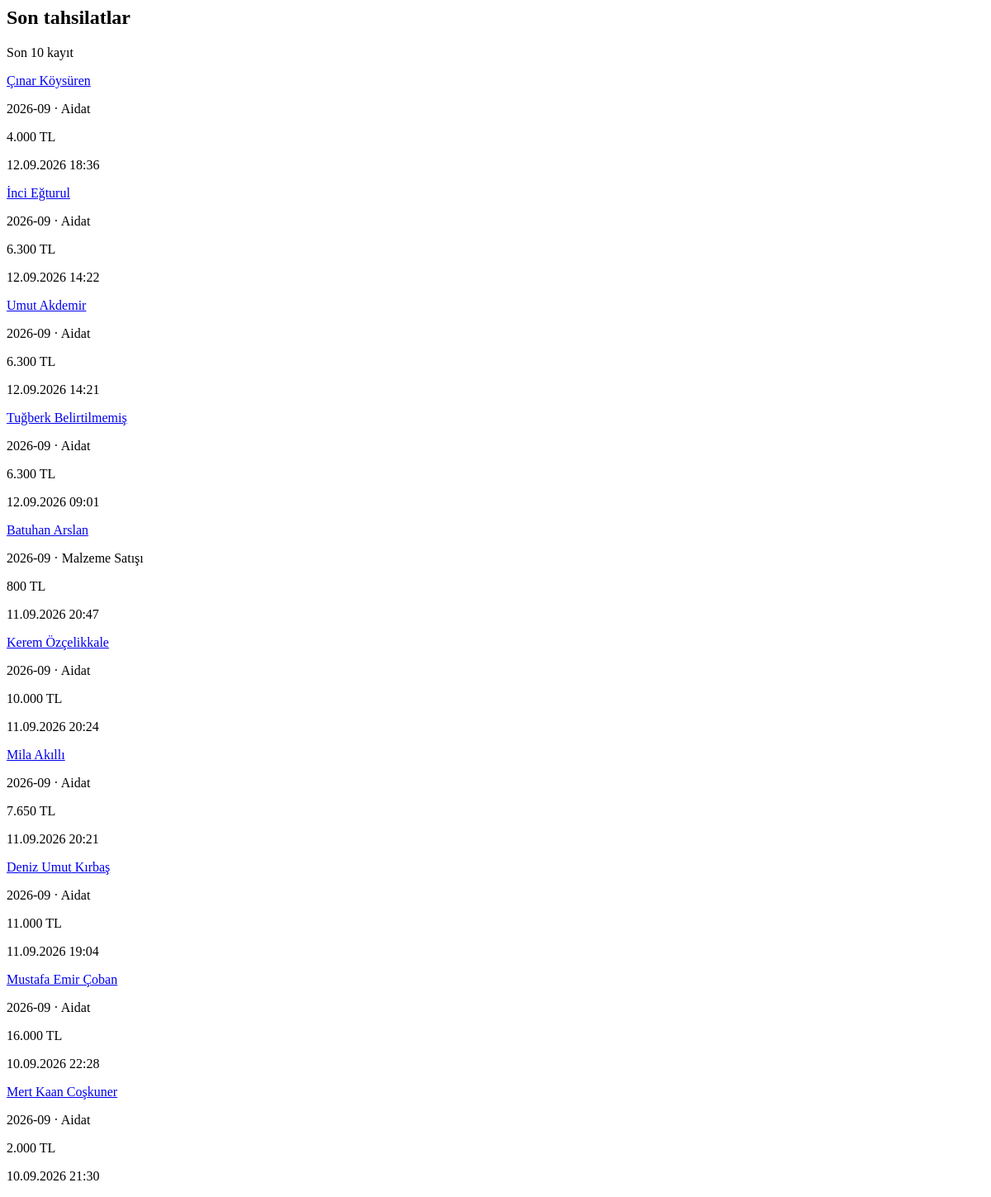
The app's page /api/dashboard/recent-payments/ (signed in), older data.
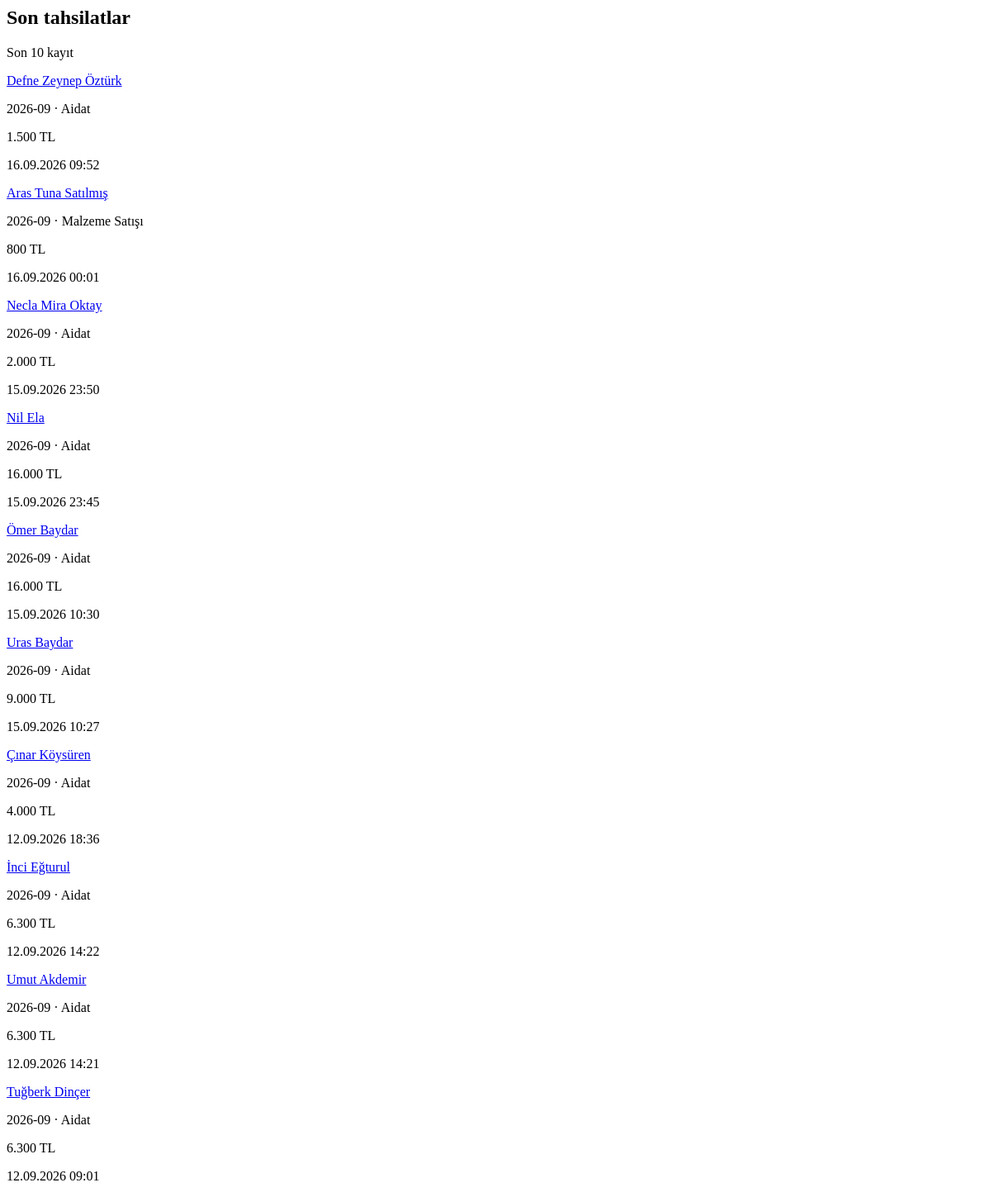
The same page, newer data.
### finance/models.py (models this page shows, shortened)
class PaymentRecord(models.Model):
    PAYMENT_TYPE_CHOICES = [
        ('fee', 'Aidat'),
        ('donation', 'Bağış'),
        ('membership', 'Üyelik'),
        ('bank_transfer', 'Banka / Havale Geliri'),
        ('equipment_sale', 'Malzeme Satışı'),
        ('sponsorship', 'Sponsorluk'),
        ('camping_fee', 'Kamp Ücreti'),
        ('other', 'Diğer'),
    ]
    PAYMENT_METHOD_CHOICES = [
        ('bank', 'Banka Transferi / EFT / Havale'),
        ('cash', 'Nakit'),
        ('credit_card', 'Kredi Kartı'),
        ('other', 'Diğer'),
    ]
    STATUS_CHOICES = [
        ('pending', 'Bekliyor'),
        ('paid', 'Ödendi'),
        ('cancelled', 'İptal Edildi'),
    ]
    athlete = models.ForeignKey(
        Athlete,
        on_delete=models.CASCADE,
        related_name='payments',
        verbose_name="Sporcu",
        null=True,  # Sporcuya bağlı olmayan genel kulüp bağışları/gelirleri için null yapılabilir
        blank=True
    )
    payment_type = models.CharField(
        max_length=30,
        choices=PAYMENT_TYPE_CHOICES,
        default='fee',
        verbose_name="Ödeme Türü"
    )
    payment_method = models.CharField(
        max_length=20,
        choices=PAYMENT_METHOD_CHOICES,
        default='bank',
        verbose_name="Ödeme Yöntemi"
    )
    period = models.CharField(
        max_length=7,
        db_index=True,
        help_text="Format: YYYY-MM (Örn: 2026-08)",
        verbose_name="Gelir Dönemi"
    )
    amount = models.IntegerField(
        verbose_name="Tutar (TL)"
    )
    status = models.CharField(
        max_length=20,
        choices=STATUS_CHOICES,
        default='pending',
        verbose_name="Ödeme Durumu"
    )
    due_date = models.DateField(
        verbose_name="Son Ödeme Tarihi"
    )
    paid_at = models.DateTimeField(
        null=True,
        blank=True,
        verbose_name="Ödenme Zamanı"
    )
    collected_by = models.ForeignKey(
        settings.AUTH_USER_MODEL,
        on_delete=models.SET_NULL,
        null=True,
        blank=True,
        related_name='collected_payments',
        verbose_name="Tahsil Eden"
    )
    notes = models.TextField(
        blank=True,
        null=True,
        verbose_name="Not / Dekont No / Açıklama"
    )
    created_at = models.DateTimeField(auto_now_add=True)
    class Meta:
        verbose_name = "Gelir Kaydı"
        verbose_name_plural = "Gelir Kayıtları"
        ordering = ['-period', 'created_at']

### athletes/models.py (models this page shows, shortened)
class Athlete(models.Model):
    GENDER_CHOICES = (
        ('M', 'Erkek'),
        ('F', 'Kadın'),
    )
    parent = models.CharField(max_length=150, verbose_name="Veli")
    parent_phone = models.CharField(max_length=20, blank=True, default='', verbose_name="Veli Telefonu")
    parent_email = models.EmailField(blank=True, default='', verbose_name="Veli E-postası")
    first_name = models.CharField(max_length=50, verbose_name="Ad")
    last_name = models.CharField(max_length=50, verbose_name="Soyad")
    phone_number = models.CharField(max_length=20, blank=True, default='', verbose_name="Sporcu Telefonu")
    tc_identity = models.CharField(max_length=11, unique=True, blank=True, null=True, verbose_name="T.C. Kimlik No")
    birth_date = models.DateField(verbose_name="Doğum Tarihi")
    gender = models.CharField(max_length=1, choices=GENDER_CHOICES, verbose_name="Cinsiyet")
    school = models.CharField(max_length=100, blank=True, null=True, verbose_name="Okul")
    license_number = models.CharField(max_length=50, blank=True, null=True, verbose_name="Lisans No")
    joined_date = models.DateField(verbose_name="Kulübe Katılım Tarihi")
    photo = models.ImageField(upload_to='athlete_photos/', blank=True, null=True, verbose_name="Fotoğraf")
    is_active = models.BooleanField(default=False, verbose_name="Aktif Sporcu mu?")
    created_at = models.DateTimeField(auto_now_add=True)
    team = models.ForeignKey(
        Team,
        on_delete=models.SET_NULL,
        null=True,
        blank=True,
        related_name='athletes',
        verbose_name="Bağlı Olduğu Takım"
    )
    custom_fee = models.IntegerField(
        null=True,
        blank=True,
        verbose_name="Özel Aidat Tutar (TL)",
        help_text="Boş bırakılırsa takımın varsayılan aidatı uygulanır. Burslu için 0 girebilirsiniz."
    )
    private_lesson_fee = models.IntegerField(
        null=True,
        blank=True,
        verbose_name="Özel ders ücreti",
        help_text="Boş bırakılırsa özel ders ücreti uygulanmaz."
    )
    regular_payment_day = models.PositiveBigIntegerField(
        null=True,
        blank=True,
        verbose_name="Düzenli Ödeme Günü"
    )
    last_sms_time = models.DateTimeField(
        null=True,
        blank=True,
        verbose_name="Son SMS Gönderim Zamanı"
    )
    class Meta:
        verbose_name = "Sporcu"
        verbose_name_plural = "Sporcular"
        ordering = ['first_name', 'last_name']
    def get_full_name(self):
        return f"{self.first_name} {self.last_name}"

### athletes/views_dashboard.py (the view)
# urls.py: path('dashboard/recent-payments/', dashboard_recent_payments_htmx, name='dashboard-recent-payments'),
@login_required
@role_required(allowed_roles=['admin', 'club_admin', 'coach'])
def dashboard_recent_payments_htmx(request):
    recent_payments = PaymentRecord.objects.filter(
        athlete__isnull=False,
        status='paid',
    ).select_related('athlete').order_by('-created_at', '-paid_at')[:10]
    return render(request, 'dashboard/_recent_payments.html', {
        'recent_payments': recent_payments,
    })

### users/models.py (called while the page is built)
    @property
    def is_coach(self):
        return self.role == self.Role.COACH

### templates/dashboard/_recent_payments.html
<section
    id="dashboard-payment-list"
    hx-get="{% url 'dashboard-recent-payments' %}"
    hx-trigger="refreshDashboardPayments from:body"
    hx-swap="outerHTML"
    class="overflow-hidden rounded-2xl border border-base-300 bg-base-100 shadow-sm">
    <div class="flex items-center justify-between px-4 py-3">
        <h2 class="text-sm font-black text-base-content">Son tahsilatlar</h2>
        <span class="text-[10px] text-base-content/40">Son 10 kayıt</span>
    </div>
    <div id="dashboard-payment-items" class="divide-y divide-base-200">
        {% for payment in recent_payments %}
            {% include 'dashboard/_recent_payment_row.html' %}
        {% endfor %}
    </div>
</section>

### templates/dashboard/_recent_payment_row.html
<div class="flex items-center justify-between gap-3 border-t border-base-200 px-4 py-2.5">
    <div class="min-w-0">
        <p class="truncate text-xs font-bold text-base-content/75">
            <a
                href="{% url 'athlete-manage-detail' payment.athlete.pk %}"
                class="hover:text-primary hover:underline focus:text-primary focus:outline-none"
            >
                {{ payment.athlete.get_full_name }}
            </a>
        </p>
        <p class="text-[10px] text-base-content/45">
            {{ payment.period }} · {{ payment.get_payment_type_display }}
        </p>
    </div>
    <div class="shrink-0 text-right">
        <p class="text-xs font-black text-success">{{ payment.amount|floatformat:0 }} TL</p>
        <p class="text-[10px] text-base-content/40">{{ payment.paid_at|date:'d.m.Y H:i' }}</p>
    </div>
</div>

Row changes from the older to the newer data that the page shows:
no longer on this page (row unchanged): PaymentRecord: athlete.get_full_name "Batuhan Arslan", period "2026-09", payment_type "Malzeme Satışı", amount "800", paid_at "11.09.2026 20:47"
no longer on this page (row unchanged): PaymentRecord: athlete.get_full_name "Kerem Özçelikkale", period "2026-09", payment_type "Aidat", amount "10.000", paid_at "11.09.2026 20:24"
no longer on this page (row unchanged): PaymentRecord: athlete.get_full_name "Mila Akıllı", period "2026-09", payment_type "Aidat", amount "7.650", paid_at "11.09.2026 20:21"
no longer on this page (row unchanged): PaymentRecord: athlete.get_full_name "Deniz Umut Kırbaş", period "2026-09", payment_type "Aidat", amount "11.000", paid_at "11.09.2026 19:04"
no longer on this page (row unchanged): PaymentRecord: athlete.get_full_name "Mustafa Emir Çoban", period "2026-09", payment_type "Aidat", amount "16.000", paid_at "10.09.2026 22:28"
no longer on this page (row unchanged): PaymentRecord: athlete.get_full_name "Mert Kaan Coşkuner", period "2026-09", payment_type "Aidat", amount "2.000", paid_at "10.09.2026 21:30"
added PaymentRecord: athlete.get_full_name "Defne Zeynep Öztürk", period "2026-09", payment_type "Aidat", amount "1.500", paid_at "16.09.2026 09:52"
added PaymentRecord: athlete.get_full_name "Aras Tuna Satılmış", period "2026-09", payment_type "Malzeme Satışı", amount "800", paid_at "16.09.2026 00:01"
added PaymentRecord: athlete.get_full_name "Necla Mira Oktay", period "2026-09", payment_type "Aidat", amount "2.000", paid_at "15.09.2026 23:50"
added PaymentRecord: athlete.get_full_name "Nil Ela", period "2026-09", payment_type "Aidat", amount "16.000", paid_at "15.09.2026 23:45"
added PaymentRecord: athlete.get_full_name "Ömer Baydar", period "2026-09", payment_type "Aidat", amount "16.000", paid_at "15.09.2026 10:30"
added PaymentRecord: athlete.get_full_name "Uras Baydar", period "2026-09", payment_type "Aidat", amount "9.000", paid_at "15.09.2026 10:27"
changed through a linked row, PaymentRecord: athlete.get_full_name "Tuğberk Belirtilmemiş" → "Tuğberk Dinçer"
